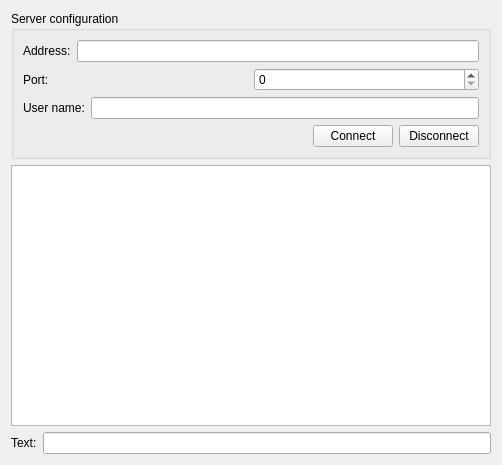
<?xml version="1.0" encoding="UTF-8"?>
<ui version="4.0">
 <class>Client</class>
 <widget class="QWidget" name="Client">
  <property name="geometry">
   <rect>
    <x>0</x>
    <y>0</y>
    <width>502</width>
    <height>465</height>
   </rect>
  </property>
  <property name="windowTitle">
   <string>Client</string>
  </property>
  <layout class="QVBoxLayout" name="verticalLayout_2">
   <item>
    <widget class="QGroupBox" name="groupBox">
     <property name="title">
      <string>Server configuration</string>
     </property>
     <layout class="QVBoxLayout" name="verticalLayout">
      <item>
       <layout class="QHBoxLayout" name="horizontalLayout_3">
        <item>
         <widget class="QLabel" name="label_3">
          <property name="text">
           <string>Address:</string>
          </property>
         </widget>
        </item>
        <item>
         <widget class="QLineEdit" name="address"/>
        </item>
       </layout>
      </item>
      <item>
       <layout class="QHBoxLayout" name="horizontalLayout_4">
        <item>
         <widget class="QLabel" name="label_4">
          <property name="text">
           <string>Port:</string>
          </property>
         </widget>
        </item>
        <item>
         <widget class="QSpinBox" name="port">
          <property name="maximum">
           <number>65535</number>
          </property>
         </widget>
        </item>
       </layout>
      </item>
      <item>
       <layout class="QHBoxLayout" name="horizontalLayout">
        <item>
         <widget class="QLabel" name="label">
          <property name="text">
           <string>User name:</string>
          </property>
         </widget>
        </item>
        <item>
         <widget class="QLineEdit" name="name"/>
        </item>
       </layout>
      </item>
      <item>
       <layout class="QHBoxLayout" name="horizontalLayout_5">
        <item>
         <spacer name="horizontalSpacer">
          <property name="orientation">
           <enum>Qt::Horizontal</enum>
          </property>
          <property name="sizeHint" stdset="0">
           <size>
            <width>40</width>
            <height>20</height>
           </size>
          </property>
         </spacer>
        </item>
        <item>
         <widget class="QPushButton" name="connect">
          <property name="text">
           <string>Connect</string>
          </property>
         </widget>
        </item>
        <item>
         <widget class="QPushButton" name="disconnect">
          <property name="text">
           <string>Disconnect</string>
          </property>
         </widget>
        </item>
       </layout>
      </item>
     </layout>
    </widget>
   </item>
   <item>
    <widget class="QTextEdit" name="log">
     <property name="readOnly">
      <bool>true</bool>
     </property>
    </widget>
   </item>
   <item>
    <layout class="QHBoxLayout" name="horizontalLayout_2">
     <item>
      <widget class="QLabel" name="label_2">
       <property name="text">
        <string>Text:</string>
       </property>
      </widget>
     </item>
     <item>
      <widget class="QLineEdit" name="text"/>
     </item>
    </layout>
   </item>
  </layout>
 </widget>
 <resources/>
 <connections/>
</ui>
